Frame 1 (no input): blank canvas, image omitted
Frame 60 (no input): blank canvas, image omitted
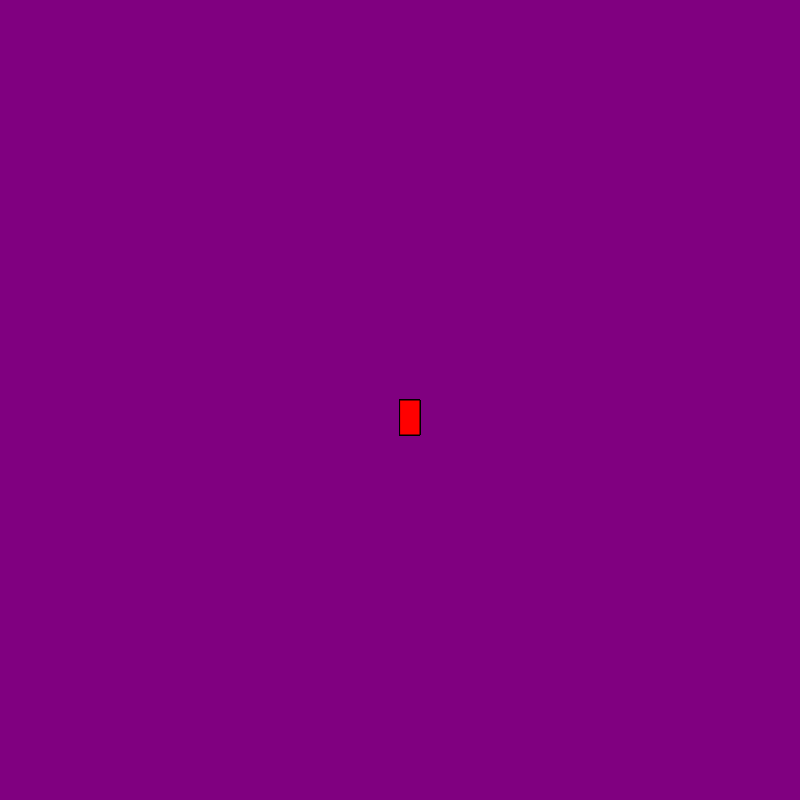
Frame 120 (the mouse pressed at the canvas centre since frame 60)

The p5.js sketch whose frames 1 and 60 were blank and that drew this single picture after the mouse press (run headless with seeded random() and noise() and a simulated clock; from frame 60 on, the mouse is pressed at the canvas centre):

// p5.js sketch
// ── sketch.js
function setup() {
    createCanvas(800, 800);
    background("purple");
  }
  
    function draw() {
  
    stroke("black");
    fill ("red");
  
   // console.log(mouseIsPressed); 
    
    if (mouseIsPressed) {
    rect (mouseX, mouseY, 20, 35);
    }
  }
    
